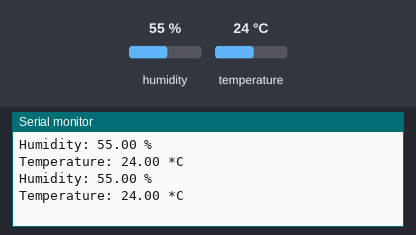
Recording of a sketch running on a simulated Arduino Uno, built with avr-gcc and run on an emulated ATmega328P. Parts: the last lines printed to the serial monitor. Inputs (shaded band) come from the test bench; at power-on: humidity 55 %, temperature 24 °C.

Above: at 4.8 s.
4.9 s: humidity set to 22 %
At 7.0 s:
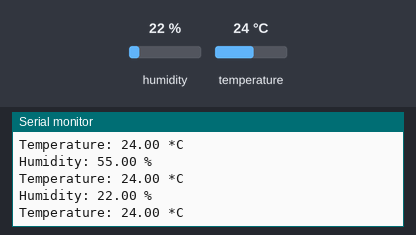
7.9 s: temperature set to 12 °C
At 8.7 s:
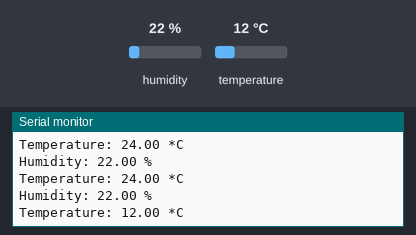
10.9 s: humidity set to 40 %
At 13.4 s:
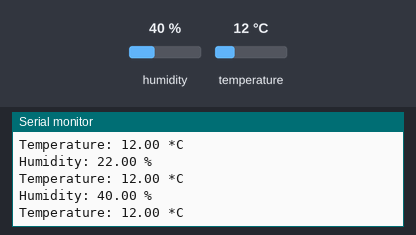
Timing chart, 0 to 14.9 s (numbered marks = the images above; inputs shaded):
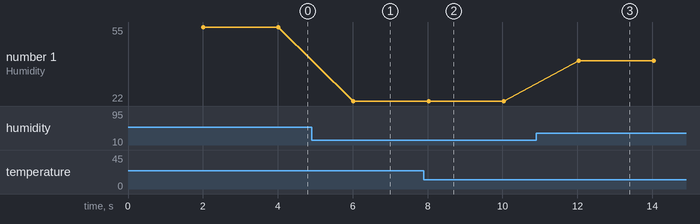

Measured:
- after the input at 4.9 s, the serial monitor: prints a new line after 1.1 s (image 1)
- after the input at 7.9 s, the serial monitor: prints a new line after 0.13 s (image 2)
- after the input at 10.9 s, the serial monitor: prints a new line after 1.1 s (image 3)
- plotted number 1: 55 → 22 after the input at 4.9 s, 22 → 40 after the input at 10.9 s

The sketch:

DHT_Simples.ino
```cpp
#include "DHT.h"

#define DHTPIN 2     // Porta


//#define DHTTYPE DHT11   // DHT 11
#define DHTTYPE DHT22   // DHT 22  (AM2302), AM2321
//#define DHTTYPE DHT21   // DHT 21 (AM2301)

DHT dht(DHTPIN, DHTTYPE);

void setup() {
  Serial.begin(115200);
  dht.begin();
}

void loop() {
  delay(2000);

  float h = dht.readHumidity();
  // Read temperature as Celsius (the default)
  float t = dht.readTemperature();

  Serial.print("Humidity: ");
  Serial.print(h);
  Serial.print(" %\t");
  Serial.print("\n");
  Serial.print("Temperature: ");
  Serial.print(t);
  Serial.print(" *C ");
  Serial.print("\n");

}
```
